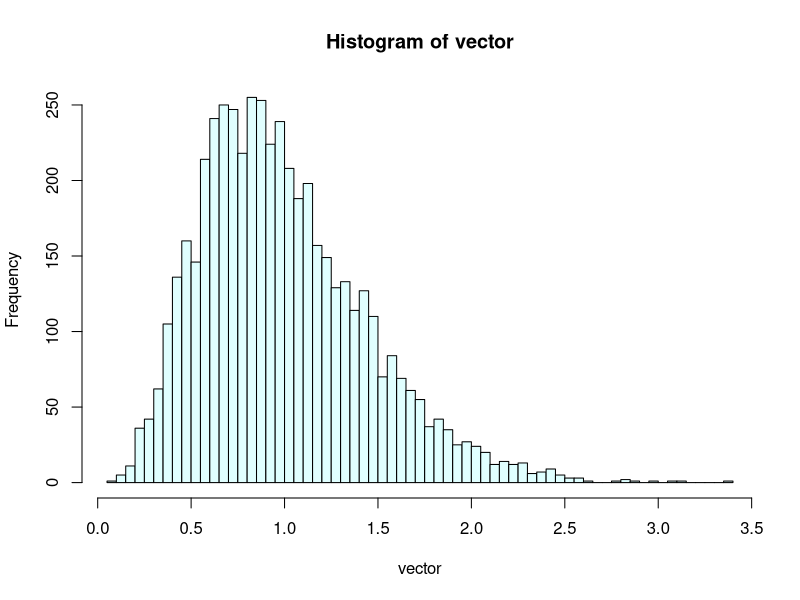

Write the R code that produced this figure.
mean<-0
max<- -2147483646
min<- 2147483646
vector<-c()
for(i in 1:5000){
	u1<-runif(1)
	u2<-runif(1)
	u3<-runif(1)
	u4<-runif(1)
	u5<-runif(1)
	sample1<- -1*log(1-u1)/5
	sample2<- -1*log(1-u2)/5
	sample3<- -1*log(1-u3)/5
	sample4<- -1*log(1-u4)/5
	sample5<- -1*log(1-u5)/5
	sample =sample1+sample2+sample3+sample4+sample5
	vector[i]<-sample
	cat("Sample Values are: ",sample)
	cat("\n")
	mean<-mean+sample
	if(max<=sample)
		max<-sample
	if(min>=sample)
		min<-sample
}
png("question2.png")
hist(vector, breaks=50 , col="light cyan",plot=TRUE)
cat("Mean: ",mean/5000)
cat("\nMaximum: ",max)
cat("\nMinimum: ",min)
cat("\n") 
